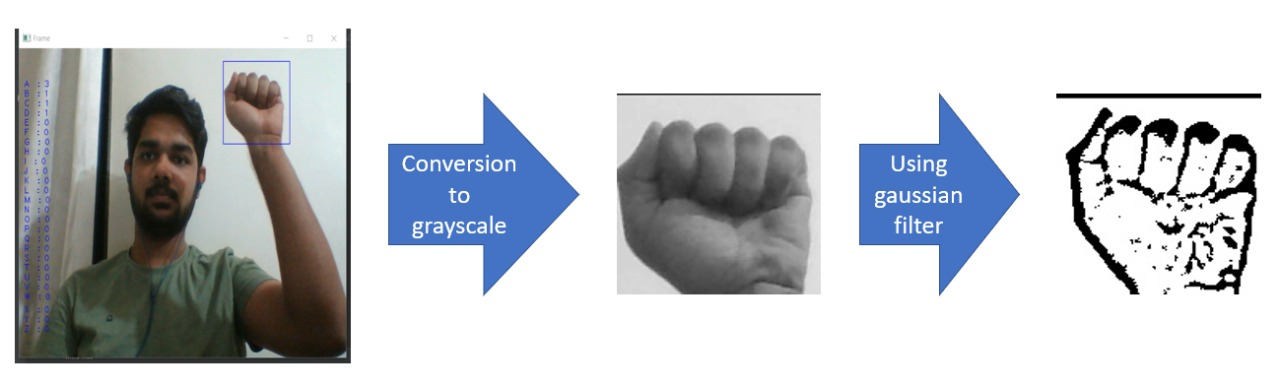
#> input picture Presentation/input image.jpeg, 1280 x 388 px, given in place of the camera
$ python collect-data.py
#> lines starting #> are read from the running program, lines starting #| are printed output that depends on the picture; after the words box and inside, x2 and y2 are one past the last pixel; in counts of white or black regions, pixels touching at a corner belong together
import cv2
import numpy as np
import os
import string

# Create the greyscaleDirectory structure
if not os.path.exists("greyscale/data"):
    os.makedirs("greyscale/data")
if not os.path.exists("greyscale/data/train"):
    os.makedirs("greyscale/data/train")
if not os.path.exists("greyscale/data/test"):
    os.makedirs("greyscale/data/test")

if not os.path.exists("gaussian/data"):
    os.makedirs("gaussian/data")
if not os.path.exists("gaussian/data/train"):
    os.makedirs("gaussian/data/train")
if not os.path.exists("gaussian/data/test"):
    os.makedirs("gaussian/data/test")

for i in string.ascii_uppercase:
    if not os.path.exists("greyscale/data/train/" + i):
        os.makedirs("greyscale/data/train/" + i)
    if not os.path.exists("greyscale/data/test/" + i):
        os.makedirs("greyscale/data/test/" + i)

for i in string.ascii_uppercase:
    if not os.path.exists("gaussian/data/train/" + i):
        os.makedirs("gaussian/data/train/" + i)
    if not os.path.exists("gaussian/data/test/" + i):
        os.makedirs("gaussian/data/test/" + i)

# Train or test
mode = 'train'
greyscaleDirectory = 'greyscale/data/' + mode + '/'
gaussianDirectory = 'gaussian/data/' + mode + '/'
minValue = 70

cap = cv2.VideoCapture(0)
interrupt = -1

while True:
    _, frame = cap.read()
#> frame is the input picture: shape (388, 1280, 3); mean B, G, R 205.1, 201.1, 198
    # Simulating mirror image
    frame = cv2.flip(frame, 1)

    # Getting count of existing images
    count = {
        # 'blank': len(os.listdir(greyscaleDirectory + "/blank")),
        'a': len(os.listdir(greyscaleDirectory + "/A")),
        'b': len(os.listdir(greyscaleDirectory + "/B")),
        'c': len(os.listdir(greyscaleDirectory + "/C")),
        'd': len(os.listdir(greyscaleDirectory + "/D")),
        'e': len(os.listdir(greyscaleDirectory + "/E")),
        'f': len(os.listdir(greyscaleDirectory + "/F")),
        'g': len(os.listdir(greyscaleDirectory + "/G")),
        'h': len(os.listdir(greyscaleDirectory + "/H")),
        'i': len(os.listdir(greyscaleDirectory + "/I")),
        'j': len(os.listdir(greyscaleDirectory + "/J")),
        'k': len(os.listdir(greyscaleDirectory + "/K")),
        'l': len(os.listdir(greyscaleDirectory + "/L")),
        'm': len(os.listdir(greyscaleDirectory + "/M")),
        'n': len(os.listdir(greyscaleDirectory + "/N")),
        'o': len(os.listdir(greyscaleDirectory + "/O")),
        'p': len(os.listdir(greyscaleDirectory + "/P")),
        'q': len(os.listdir(greyscaleDirectory + "/Q")),
        'r': len(os.listdir(greyscaleDirectory + "/R")),
        's': len(os.listdir(greyscaleDirectory + "/S")),
        't': len(os.listdir(greyscaleDirectory + "/T")),
        'u': len(os.listdir(greyscaleDirectory + "/U")),
        'v': len(os.listdir(greyscaleDirectory + "/V")),
        'w': len(os.listdir(greyscaleDirectory + "/W")),
        'x': len(os.listdir(greyscaleDirectory + "/X")),
        'y': len(os.listdir(greyscaleDirectory + "/Y")),
        'z': len(os.listdir(greyscaleDirectory + "/Z"))

    }

    # Printing the count in each set to the screen

    cv2.putText(frame, "a : " + str(count['a']), (10, 100), cv2.FONT_HERSHEY_PLAIN, 1, (0, 255, 255), 1)
#> frame: shape (388, 1280, 3); mean B, G, R 205.1, 201.1, 198
    cv2.putText(frame, "b : " + str(count['b']), (10, 110), cv2.FONT_HERSHEY_PLAIN, 1, (0, 255, 255), 1)
#> frame: shape (388, 1280, 3); mean B, G, R 205.1, 201.1, 198
    cv2.putText(frame, "c : " + str(count['c']), (10, 120), cv2.FONT_HERSHEY_PLAIN, 1, (0, 255, 255), 1)
#> frame: shape (388, 1280, 3); mean B, G, R 205.1, 201.1, 198
    cv2.putText(frame, "d : " + str(count['d']), (10, 130), cv2.FONT_HERSHEY_PLAIN, 1, (0, 255, 255), 1)
#> frame: shape (388, 1280, 3); mean B, G, R 205, 201.1, 198
    cv2.putText(frame, "e : " + str(count['e']), (10, 140), cv2.FONT_HERSHEY_PLAIN, 1, (0, 255, 255), 1)
#> frame: shape (388, 1280, 3); mean B, G, R 205, 201.1, 198
    cv2.putText(frame, "f : " + str(count['f']), (10, 150), cv2.FONT_HERSHEY_PLAIN, 1, (0, 255, 255), 1)
#> frame: shape (388, 1280, 3); mean B, G, R 205, 201.2, 198
    cv2.putText(frame, "g : " + str(count['g']), (10, 160), cv2.FONT_HERSHEY_PLAIN, 1, (0, 255, 255), 1)
#> frame: shape (388, 1280, 3); mean B, G, R 205, 201.2, 198
    cv2.putText(frame, "h : " + str(count['h']), (10, 170), cv2.FONT_HERSHEY_PLAIN, 1, (0, 255, 255), 1)
#> frame: shape (388, 1280, 3); mean B, G, R 205, 201.2, 198
    cv2.putText(frame, "i : " + str(count['i']), (10, 180), cv2.FONT_HERSHEY_PLAIN, 1, (0, 255, 255), 1)
#> frame: shape (388, 1280, 3); mean B, G, R 204.9, 201.2, 198
    cv2.putText(frame, "k : " + str(count['k']), (10, 190), cv2.FONT_HERSHEY_PLAIN, 1, (0, 255, 255), 1)
#> frame: shape (388, 1280, 3); mean B, G, R 204.9, 201.2, 198
    cv2.putText(frame, "l : " + str(count['l']), (10, 200), cv2.FONT_HERSHEY_PLAIN, 1, (0, 255, 255), 1)
#> frame: shape (388, 1280, 3); mean B, G, R 204.9, 201.2, 198.1
    cv2.putText(frame, "m : " + str(count['m']), (10, 210), cv2.FONT_HERSHEY_PLAIN, 1, (0, 255, 255), 1)
#> frame: shape (388, 1280, 3); mean B, G, R 204.9, 201.2, 198.1
    cv2.putText(frame, "n : " + str(count['n']), (10, 220), cv2.FONT_HERSHEY_PLAIN, 1, (0, 255, 255), 1)
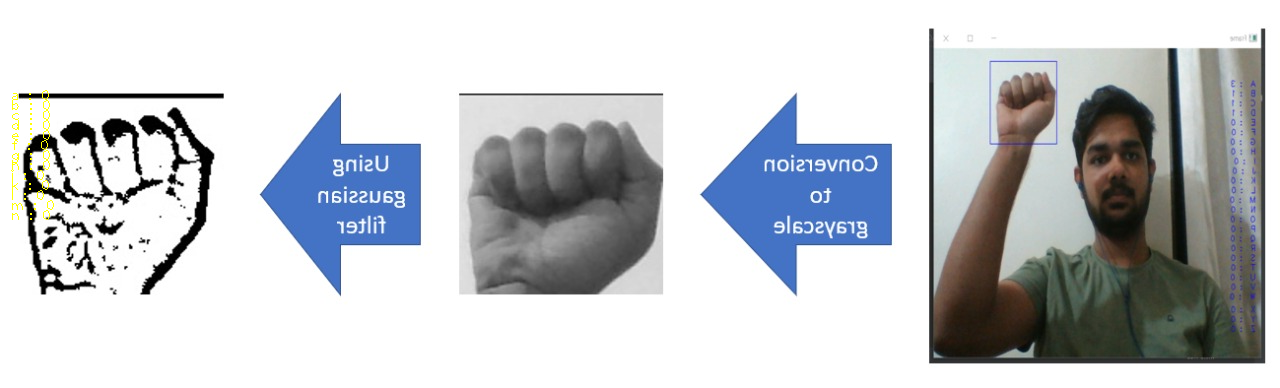
#> frame: shape (388, 1280, 3); mean B, G, R 204.9, 201.2, 198.1
    cv2.putText(frame, "o : " + str(count['o']), (10, 230), cv2.FONT_HERSHEY_PLAIN, 1, (0, 255, 255), 1)
#> frame: shape (388, 1280, 3); 0.01% of pixels changed, all inside (x1, y1, x2, y2) = (12, 220, 50, 230)
    cv2.putText(frame, "p : " + str(count['p']), (10, 240), cv2.FONT_HERSHEY_PLAIN, 1, (0, 255, 255), 1)
#> frame: shape (388, 1280, 3); mean B, G, R 204.8, 201.2, 198.1
    cv2.putText(frame, "q : " + str(count['q']), (10, 250), cv2.FONT_HERSHEY_PLAIN, 1, (0, 255, 255), 1)
#> frame: shape (388, 1280, 3); mean B, G, R 204.8, 201.2, 198.1
    cv2.putText(frame, "r : " + str(count['r']), (10, 260), cv2.FONT_HERSHEY_PLAIN, 1, (0, 255, 255), 1)
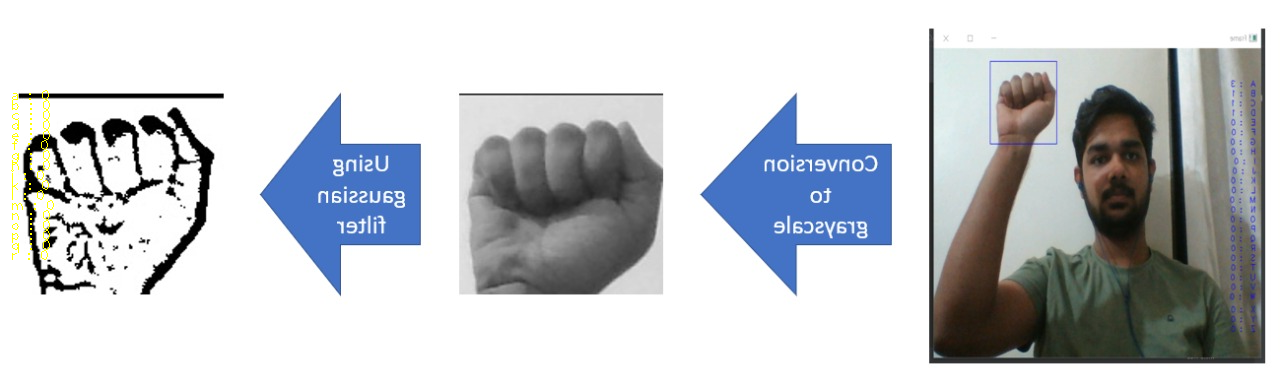
#> frame: shape (388, 1280, 3); mean B, G, R 204.8, 201.2, 198.1
    cv2.putText(frame, "s : " + str(count['s']), (10, 270), cv2.FONT_HERSHEY_PLAIN, 1, (0, 255, 255), 1)
#> frame: shape (388, 1280, 3); 0.01% of pixels changed, all inside (x1, y1, x2, y2) = (12, 260, 49, 270)
    cv2.putText(frame, "t : " + str(count['t']), (10, 280), cv2.FONT_HERSHEY_PLAIN, 1, (0, 255, 255), 1)
#> frame: shape (388, 1280, 3); mean B, G, R 204.8, 201.2, 198.1
    cv2.putText(frame, "u : " + str(count['u']), (10, 290), cv2.FONT_HERSHEY_PLAIN, 1, (0, 255, 255), 1)
#> frame: shape (388, 1280, 3); mean B, G, R 204.7, 201.2, 198.1
    cv2.putText(frame, "v : " + str(count['v']), (10, 300), cv2.FONT_HERSHEY_PLAIN, 1, (0, 255, 255), 1)
#> frame: shape (388, 1280, 3); mean B, G, R 204.7, 201.2, 198.1
    cv2.putText(frame, "w : " + str(count['w']), (10, 310), cv2.FONT_HERSHEY_PLAIN, 1, (0, 255, 255), 1)
    cv2.putText(frame, "x : " + str(count['x']), (10, 320), cv2.FONT_HERSHEY_PLAIN, 1, (0, 255, 255), 1)
#> frame: shape (388, 1280, 3); mean B, G, R 204.7, 201.2, 198.1
    cv2.putText(frame, "y : " + str(count['y']), (10, 330), cv2.FONT_HERSHEY_PLAIN, 1, (0, 255, 255), 1)
#> frame: shape (388, 1280, 3); mean B, G, R 204.7, 201.2, 198.1
    cv2.putText(frame, "z : " + str(count['z']), (10, 340), cv2.FONT_HERSHEY_PLAIN, 1, (0, 255, 255), 1)
#> frame: shape (388, 1280, 3); mean B, G, R 204.6, 201.2, 198.1

    # Coordinates of the ROI

    x1 = int(0.65 * frame.shape[1])
#> x1 = 832
    y1 = 10
    x2 = frame.shape[1] - 5
#> x2 = 1275
    y2 = int(0.45 * frame.shape[1])
#> y2 = 576
    # Drawing the ROI
    # The increment/decrement by 1 is to compensate for the bounding box
    cv2.rectangle(frame, (x1 - 1, y1 - 1), (x2 + 1, y2 + 1), (255, 0, 0), 1)
    # Extracting the ROI
    roi = frame[y1:y2, x1:x2]
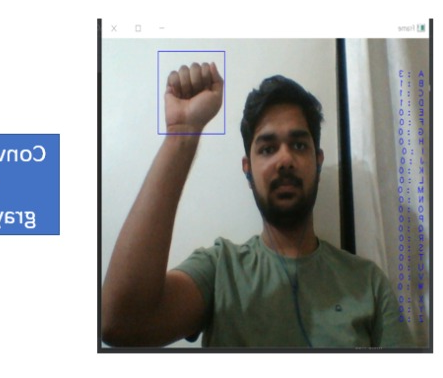
#> roi: shape (378, 443, 3); mean B, G, R 161.3, 162.7, 161.1

    cv2.imshow("Frame", frame)
    gray = cv2.cvtColor(roi, cv2.COLOR_BGR2GRAY)
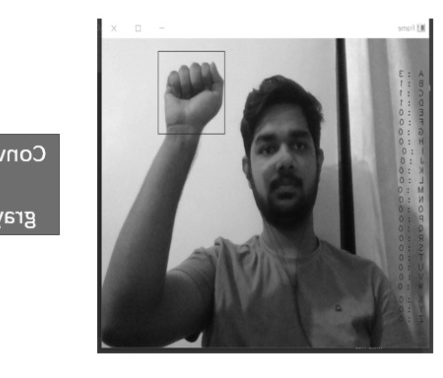
#> gray: shape (378, 443); min 7, max 255, mean 162

    blur = cv2.GaussianBlur(gray, (5, 5), 2)
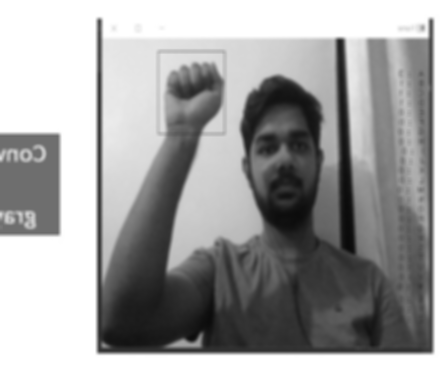
#> blur: shape (378, 443); min 10, max 255, mean 162
    # #blur = cv2.bilateralFilter(roi,9,75,75)

    th3 = cv2.adaptiveThreshold(blur, 255, cv2.ADAPTIVE_THRESH_GAUSSIAN_C, cv2.THRESH_BINARY_INV, 11, 2)
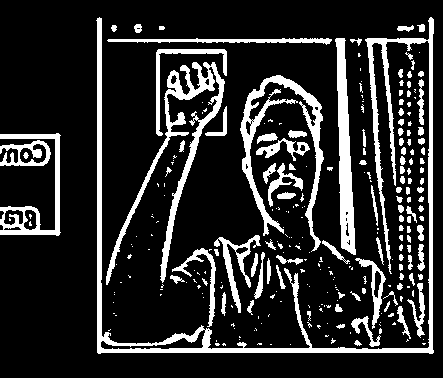
#> th3: shape (378, 443); 17% white; 271 white regions (161 under 20 px), largest, box (x1, y1, x2, y2) and area: (96, 17, 434, 354) 7537, (106, 62, 225, 285) 3351, (240, 75, 324, 252) 2917
    ret, test_image = cv2.threshold(th3, minValue, 255, cv2.THRESH_BINARY_INV + cv2.THRESH_OTSU)
#> ret = 0

    test_image = cv2.resize(test_image, (300, 300))
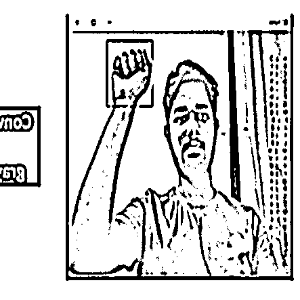
#> test_image: shape (300, 300); min 0, max 255, mean 212
    # cv2.imshow("test", test_image)

    gray = cv2.cvtColor(roi, cv2.COLOR_BGR2GRAY)
    # cv2.imshow("GrayScale", gray)

    # cv2.imshow("ROI", roi)
    # roi = frame
    interrupt = cv2.waitKey(10)
#> (key e is pressed here)
    if interrupt & 0xFF == 27:  # esc key
        break
    if interrupt & 0xFF == ord('a'):
        cv2.imwrite(gaussianDirectory + 'A/' + str(count['a']) + '.jpg', test_image)
        cv2.imwrite(greyscaleDirectory + 'A/' + str(count['a']) + '.jpg', gray)
    if interrupt & 0xFF == ord('b'):
        cv2.imwrite(gaussianDirectory + 'B/' + str(count['b']) + '.jpg', test_image)
        cv2.imwrite(greyscaleDirectory + 'B/' + str(count['b']) + '.jpg', gray)
    if interrupt & 0xFF == ord('c'):
        cv2.imwrite(gaussianDirectory + 'C/' + str(count['c']) + '.jpg', test_image)
        cv2.imwrite(greyscaleDirectory + 'C/' + str(count['c']) + '.jpg', gray)
    if interrupt & 0xFF == ord('d'):
        cv2.imwrite(gaussianDirectory + 'D/' + str(count['d']) + '.jpg', test_image)
        cv2.imwrite(greyscaleDirectory + 'D/' + str(count['d']) + '.jpg', gray)
    if interrupt & 0xFF == ord('e'):
        cv2.imwrite(gaussianDirectory + 'E/' + str(count['e']) + '.jpg', test_image)
        cv2.imwrite(greyscaleDirectory + 'E/' + str(count['e']) + '.jpg', gray)
    if interrupt & 0xFF == ord('f'):
        cv2.imwrite(gaussianDirectory + 'F/' + str(count['f']) + '.jpg', test_image)
        cv2.imwrite(greyscaleDirectory + 'F/' + str(count['f']) + '.jpg', gray)
    if interrupt & 0xFF == ord('g'):
        cv2.imwrite(gaussianDirectory + 'G/' + str(count['g']) + '.jpg', test_image)
        cv2.imwrite(greyscaleDirectory + 'G/' + str(count['g']) + '.jpg', gray)
    if interrupt & 0xFF == ord('h'):
        cv2.imwrite(gaussianDirectory + 'H/' + str(count['h']) + '.jpg', test_image)
        cv2.imwrite(greyscaleDirectory + 'H/' + str(count['h']) + '.jpg', gray)
    if interrupt & 0xFF == ord('i'):
        cv2.imwrite(gaussianDirectory + 'I/' + str(count['i']) + '.jpg', test_image)
        cv2.imwrite(greyscaleDirectory + 'I/' + str(count['i']) + '.jpg', gray)
    if interrupt & 0xFF == ord('j'):
        cv2.imwrite(gaussianDirectory + 'J/' + str(count['j']) + '.jpg', test_image)
        cv2.imwrite(greyscaleDirectory + 'J/' + str(count['j']) + '.jpg', gray)
    if interrupt & 0xFF == ord('k'):
        cv2.imwrite(gaussianDirectory + 'K/' + str(count['k']) + '.jpg', test_image)
        cv2.imwrite(greyscaleDirectory + 'K/' + str(count['k']) + '.jpg', gray)
    if interrupt & 0xFF == ord('l'):
        cv2.imwrite(gaussianDirectory + 'L/' + str(count['l']) + '.jpg', test_image)
        cv2.imwrite(greyscaleDirectory + 'L/' + str(count['l']) + '.jpg', gray)
    if interrupt & 0xFF == ord('m'):
        cv2.imwrite(gaussianDirectory + 'M/' + str(count['m']) + '.jpg', test_image)
        cv2.imwrite(greyscaleDirectory + 'M/' + str(count['m']) + '.jpg', gray)
    if interrupt & 0xFF == ord('n'):
        cv2.imwrite(gaussianDirectory + 'N/' + str(count['n']) + '.jpg', test_image)
        cv2.imwrite(greyscaleDirectory + 'N/' + str(count['n']) + '.jpg', gray)
    if interrupt & 0xFF == ord('o'):
        cv2.imwrite(gaussianDirectory + 'O/' + str(count['o']) + '.jpg', test_image)
        cv2.imwrite(greyscaleDirectory + 'O/' + str(count['o']) + '.jpg', gray)
    if interrupt & 0xFF == ord('p'):
        cv2.imwrite(gaussianDirectory + 'P/' + str(count['p']) + '.jpg', test_image)
        cv2.imwrite(greyscaleDirectory + 'P/' + str(count['p']) + '.jpg', gray)
    if interrupt & 0xFF == ord('q'):
        cv2.imwrite(gaussianDirectory + 'Q/' + str(count['q']) + '.jpg', test_image)
        cv2.imwrite(greyscaleDirectory + 'Q/' + str(count['q']) + '.jpg', gray)
    if interrupt & 0xFF == ord('r'):
        cv2.imwrite(gaussianDirectory + 'R/' + str(count['r']) + '.jpg', test_image)
        cv2.imwrite(greyscaleDirectory + 'R/' + str(count['r']) + '.jpg', gray)
    if interrupt & 0xFF == ord('s'):
        cv2.imwrite(gaussianDirectory + 'S/' + str(count['s']) + '.jpg', test_image)
        cv2.imwrite(greyscaleDirectory + 'S/' + str(count['s']) + '.jpg', gray)
    if interrupt & 0xFF == ord('t'):
        cv2.imwrite(gaussianDirectory + 'T/' + str(count['t']) + '.jpg', test_image)
        cv2.imwrite(greyscaleDirectory + 'T/' + str(count['t']) + '.jpg', gray)
    if interrupt & 0xFF == ord('u'):
        cv2.imwrite(gaussianDirectory + 'U/' + str(count['u']) + '.jpg', test_image)
        cv2.imwrite(greyscaleDirectory + 'U/' + str(count['u']) + '.jpg', gray)
    if interrupt & 0xFF == ord('v'):
        cv2.imwrite(gaussianDirectory + 'V/' + str(count['v']) + '.jpg', test_image)
        cv2.imwrite(greyscaleDirectory + 'V/' + str(count['v']) + '.jpg', gray)
    if interrupt & 0xFF == ord('w'):
        cv2.imwrite(gaussianDirectory + 'W/' + str(count['w']) + '.jpg', test_image)
        cv2.imwrite(greyscaleDirectory + 'W/' + str(count['w']) + '.jpg', gray)
    if interrupt & 0xFF == ord('x'):
        cv2.imwrite(gaussianDirectory + 'X/' + str(count['x']) + '.jpg', test_image)
        cv2.imwrite(greyscaleDirectory + 'X/' + str(count['x']) + '.jpg', gray)
    if interrupt & 0xFF == ord('y'):
        cv2.imwrite(gaussianDirectory + 'Y/' + str(count['y']) + '.jpg', test_image)
        cv2.imwrite(greyscaleDirectory + 'Y/' + str(count['y']) + '.jpg', gray)
    if interrupt & 0xFF == ord('z'):
        cv2.imwrite(gaussianDirectory + 'Z/' + str(count['z']) + '.jpg', test_image)
        cv2.imwrite(greyscaleDirectory + 'Z/' + str(count['z']) + '.jpg', gray)

cap.release()
cv2.destroyAllWindows()

$ run again, on Presentation/ASL.png
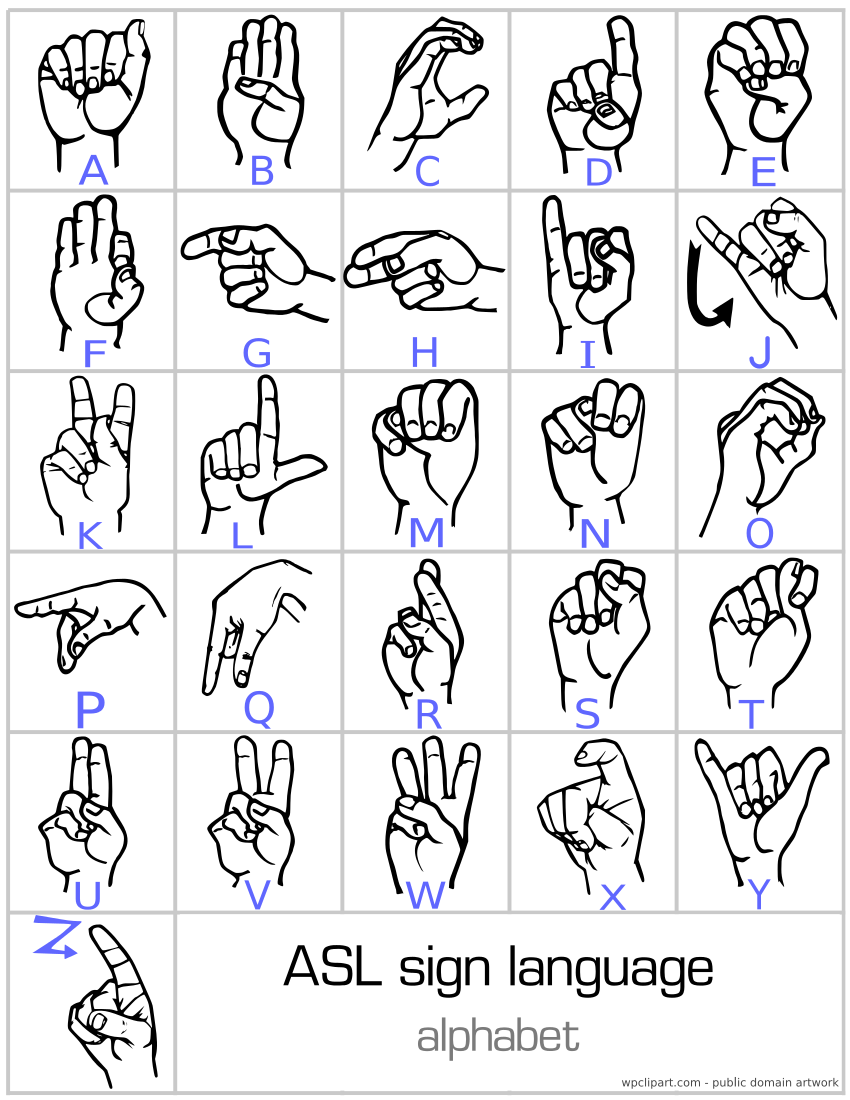
#> input picture Presentation/ASL.png, 850 x 1100 px, given in place of the camera
#> frame is the input picture: shape (1100, 850, 3); mean B, G, R 229.3, 228, 228
#> `th3 = cv2.adaptiveThreshold(blur, 255, cv2.ADAPTIVE_THRESH_GAUSSIAN_C,..`:
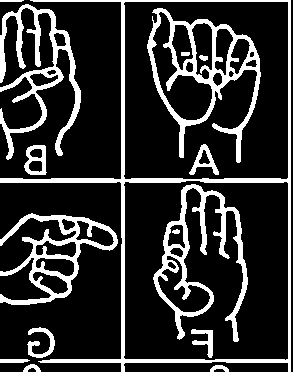
#> th3: shape (372, 293); 18.7% white; 16 white regions, largest, box (x1, y1, x2, y2) and area: (0, 0, 291, 372) 5326, (147, 8, 261, 163) 3886, (153, 184, 248, 342) 3400
#> ret = 0
#> `test_image = cv2.resize(test_image, (300, 300))`:
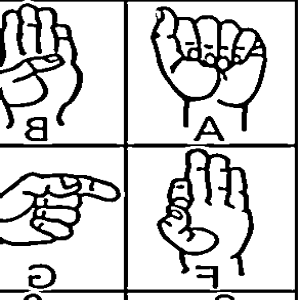
#> test_image: shape (300, 300); min 0, max 255, mean 207.2
